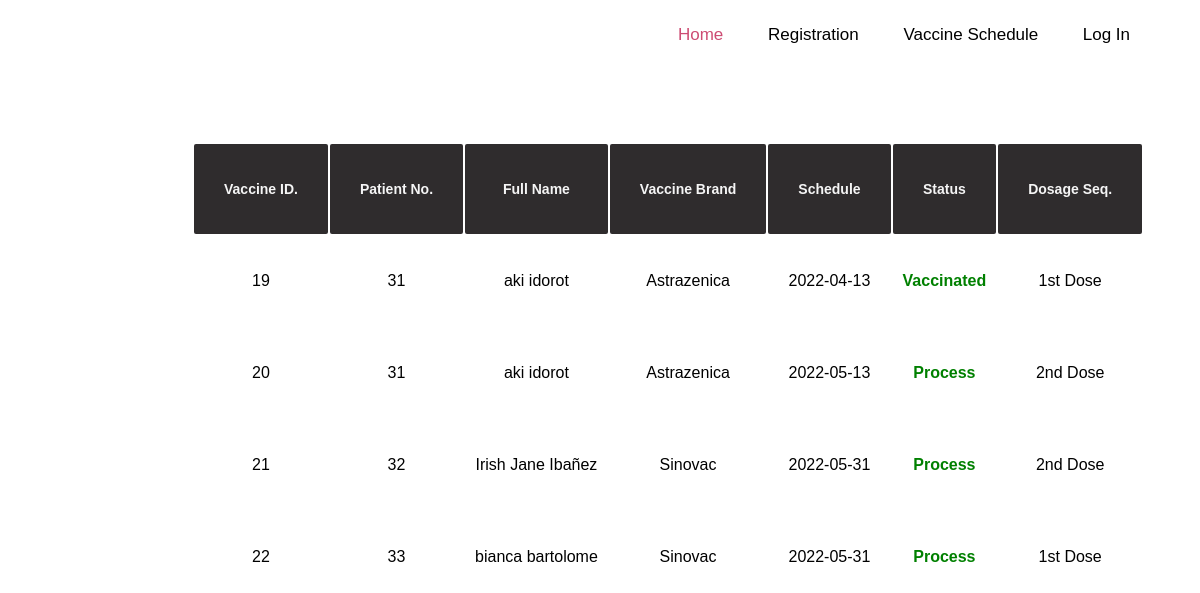
The page /vaccineschedule.php on the database its author committed.
### tables this page shows
CREATE TABLE `assign_vaccine` (
  `ID` int(20) NOT NULL,
  `patient_no` varchar(255) NOT NULL,
  `fullname` varchar(255) NOT NULL,
  `vaccine_brand` varchar(255) NOT NULL,
  `schedule` varchar(50) NOT NULL,
  `status` varchar(255) NOT NULL,
  `dosage_seq` varchar(255) NOT NULL,
  `date` timestamp NOT NULL DEFAULT current_timestamp() ON UPDATE current_timestamp()
);

### vaccineschedule.php (the view, shortened to what this page needs)
<?php
include "config.php";
 $sql = "SELECT * FROM assign_vaccine";
 $result = $conn->query($sql);
?>
<!DOCTYPE html>
<html lang="en">
<head>
    <link rel="stylesheet" href="admin-vaccination-status.css">
</head>
<body>
        <div class="nav">
            <div class="menu">
                   <div class="menu">
                <a href="home.php"><span> Home </span></a>
                <a href="register.php"> Registration </a>
                <a href="vaccineschedule.php">Vaccine Schedule</a>
                <a href="login.php"> Log In </a>
          </div>
        </div>
<section>
    <div class="patient">
        <form action="" method="POST">
            <table>
                <thead>
                    <tr>
                        <th>Vaccine ID.</th>
                        <th>Patient No.</th>
                        <th>Full Name</th>
                        <th>Vaccine Brand</th>
                        <th>Schedule</th>
                        <th>Status</th>
                        <th>Dosage Seq.</th>
                    </tr>
                </thead>
                    <tbody>
                    <?php
                        if ($result->num_rows > 0) {
                            while ($row = $result->fetch_assoc()) {
                    ?>
                                <tr>
                                <td><?php echo $row['ID']; ?></td>
                                <td><?php echo $row['patient_no']; ?></td>
                                <td><?php echo $row['fullname']; ?></td>
                                <td><?php echo $row['vaccine_brand']; ?></td>
                                <td><?php echo $row['schedule']; ?></td>
                                <td style="color: Green; font-weight: bold;"><?php echo $row['status']; ?></td>
                                <td><?php echo $row['dosage_seq']; ?></td>
                                </tr>
                    <?php       }
                        }
                    ?>
                    </tbody>
            </table>
        </form>
    </div>
</section>
</body>
</html>

### admin-vaccination-status.css (style rules this page uses)
html { scroll-behavior: smooth; }
body { margin: 0; width: 100%; height: 100%; font-family: Arial, Helvetica, sans-serif; }
.nav { text-align: right; height: 20px; line-height: 70px; }
.menu { background-color: transparent; margin: 0 25px 0; margin-right: 25px; }
.menu a { font-size: 17px; clear: right; text-decoration: none; color: black; margin: 0px 20px; line-height: 70px; }
a span { color: #cd4c73; }
section { margin-top: 6%; margin-left: 16%; }
.patient table { text-align: center; margin-top: 10px; }
.patient th { font-size: 14px; padding: 10px 30px 10px 30px; border-radius: 2px; background-color: #2f2c2d; color: whitesmoke; }
.patient td { padding: 10px; }

### rows shown on the page
assign_vaccine: ID "19", patient_no "31", fullname "aki idorot", vaccine_brand "Astrazenica", schedule "2022-04-13", status "Vaccinated", dosage_seq "1st Dose"
assign_vaccine: ID "20", patient_no "31", fullname "aki idorot", vaccine_brand "Astrazenica", schedule "2022-05-13", status "Process", dosage_seq "2nd Dose"
assign_vaccine: ID "21", patient_no "32", fullname "Irish Jane Ibañez", vaccine_brand "Sinovac", schedule "2022-05-31", status "Process", dosage_seq "2nd Dose"
assign_vaccine: ID "22", patient_no "33", fullname "bianca bartolome", vaccine_brand "Sinovac", schedule "2022-05-31", status "Process", dosage_seq "1st Dose"
